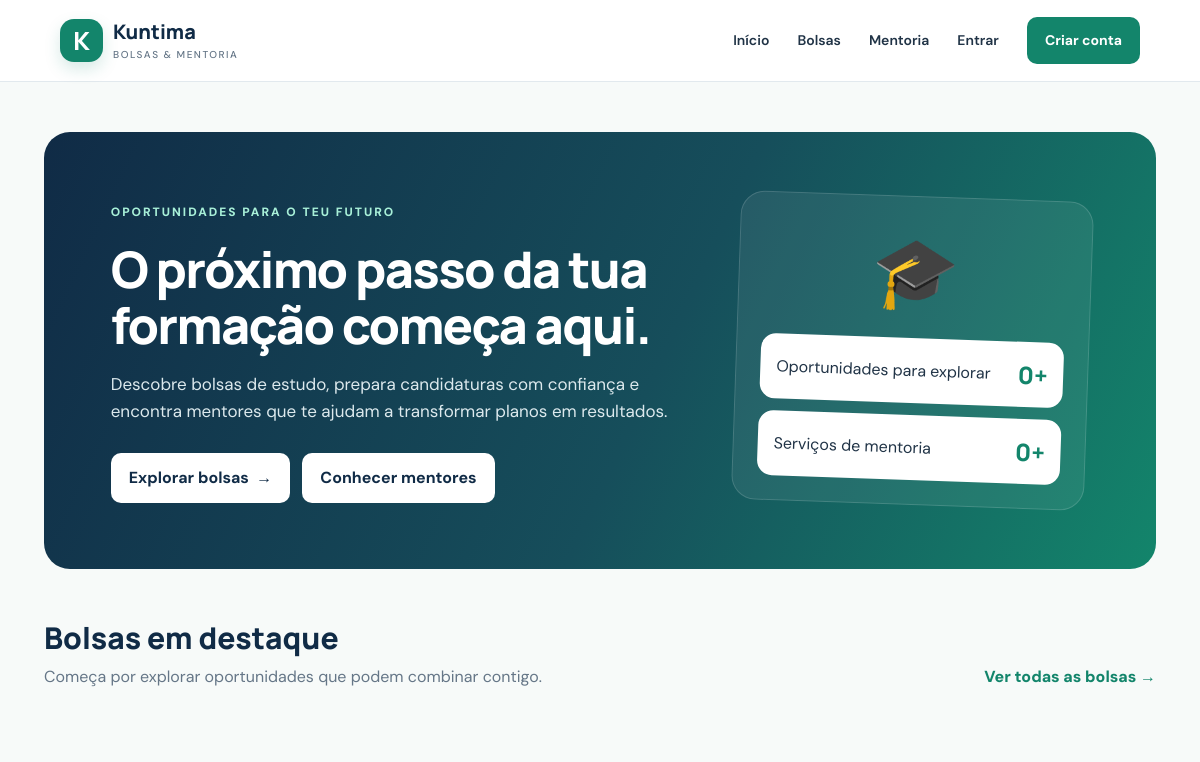
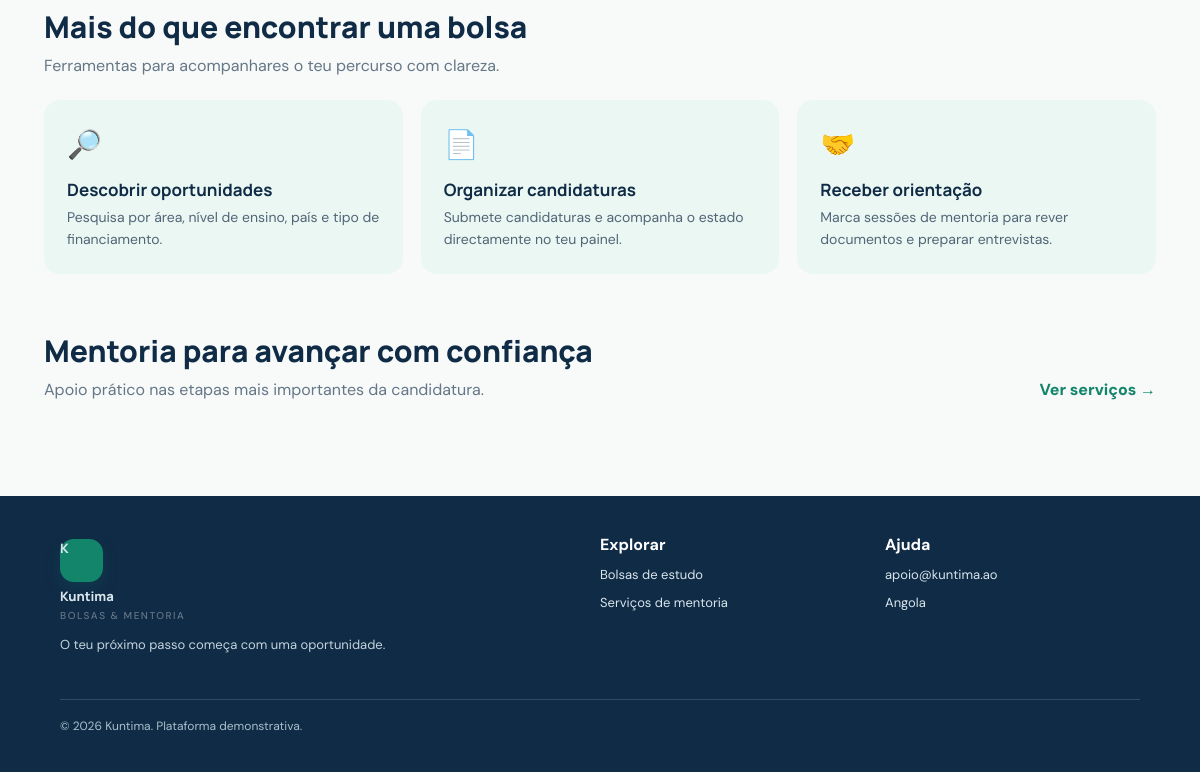
Before: / with the older database file (2 pictures, top to bottom).
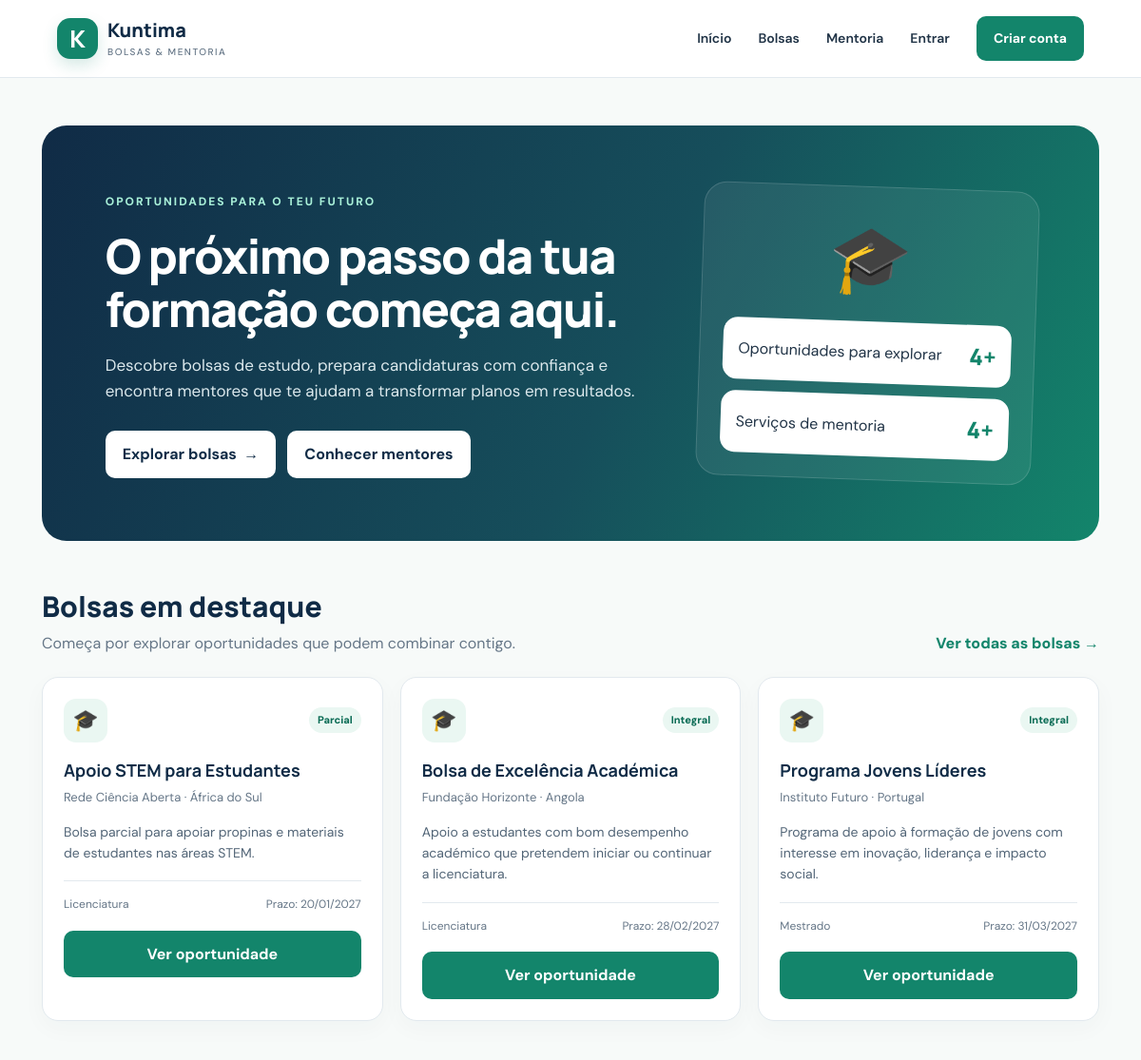
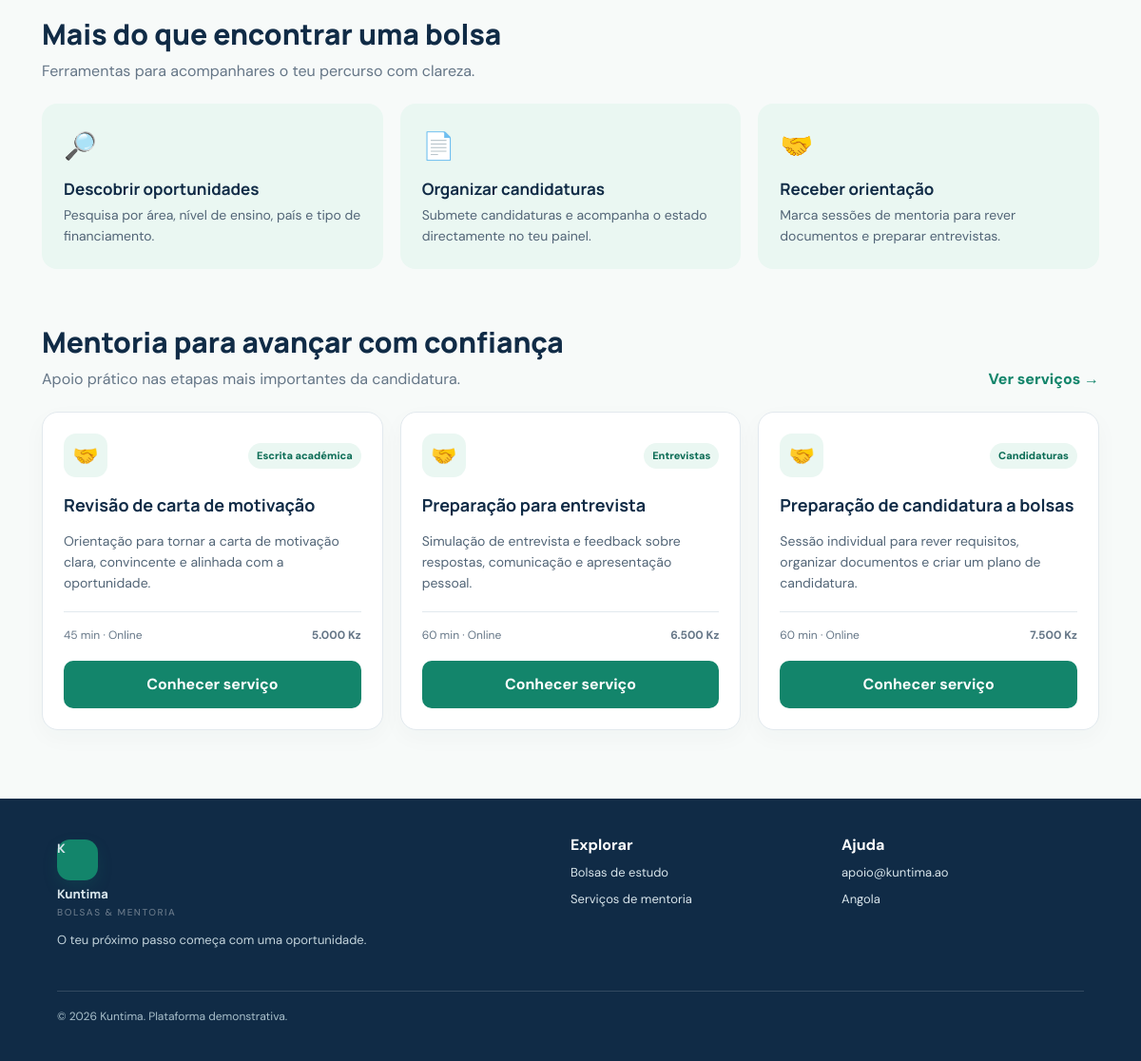
After: the same page with the newer database file (2 pictures, top to bottom).
### tables this page shows
CREATE TABLE IF NOT EXISTS bolsa (
 id INT UNSIGNED AUTO_INCREMENT PRIMARY KEY,
 title VARCHAR(180) NOT NULL,
 organization VARCHAR(160) NOT NULL,
 country VARCHAR(100) NOT NULL DEFAULT 'Angola',
 study_level VARCHAR(100) NOT NULL,
 field VARCHAR(120) NOT NULL,
 funding_type ENUM('Integral','Parcial','Propina','Investigação') NOT NULL DEFAULT 'Integral',
 deadline DATE NULL,
 description TEXT NOT NULL,
 requirements TEXT NULL,
 application_url VARCHAR(500) NULL,
 status ENUM('published','draft','closed') NOT NULL DEFAULT 'published',
 created_at TIMESTAMP DEFAULT CURRENT_TIMESTAMP
);

CREATE TABLE IF NOT EXISTS servico_mentoria (
 id INT UNSIGNED AUTO_INCREMENT PRIMARY KEY,
 mentor_id INT UNSIGNED NULL,
 title VARCHAR(180) NOT NULL,
 category VARCHAR(100) NOT NULL,
 description TEXT NOT NULL,
 price DECIMAL(10,2) NOT NULL DEFAULT 0,
 duration_minutes SMALLINT UNSIGNED NOT NULL DEFAULT 60,
 delivery ENUM('Online','Presencial','Online e presencial') NOT NULL DEFAULT 'Online',
 status ENUM('published','draft') NOT NULL DEFAULT 'published',
 created_at TIMESTAMP DEFAULT CURRENT_TIMESTAMP,
 CONSTRAINT fk_service_mentor FOREIGN KEY (mentor_id) REFERENCES users(id) ON DELETE SET NULL
);

### config.php (called while the page is built, shortened)
<?php
function e($value): string { return htmlspecialchars((string)$value, ENT_QUOTES, 'UTF-8'); }
function logged_in(): bool { return !empty($_SESSION['user']); }

### index.php (the view)
<?php require_once 'config.php'; $page_title='Kuntima | Bolsas de estudo e mentoria'; $pdo=db(); $bolsa=$pdo->query("SELECT * FROM bolsa WHERE status='published' AND (deadline IS NULL OR deadline>=CURDATE()) ORDER BY deadline IS NULL, deadline LIMIT 3")->fetchAll(); $services=$pdo->query("SELECT * FROM servico_mentoria WHERE status='published' ORDER BY price LIMIT 3")->fetchAll(); require_once 'header.php'; ?>
<section class="hero"><div><span class="eyebrow">Oportunidades para o teu futuro</span><h1>O próximo passo da tua formação começa aqui.</h1><p>Descobre bolsas de estudo, prepara candidaturas com confiança e encontra mentores que te ajudam a transformar planos em resultados.</p><div class="hero-actions"><a class="btn-light" href="bolsas.php">Explorar bolsas&nbsp; →</a><a class="btn-light" href="mentoria.php">Conhecer mentores</a></div></div><div class="hero-art"><div class="big-icon">🎓</div><div class="mini-stat"><span>Oportunidades para explorar</span><strong><?=$pdo->query("SELECT COUNT(*) FROM bolsa WHERE status='published'")->fetchColumn()?>+</strong></div><div class="mini-stat"><span>Serviços de mentoria</span><strong><?=$pdo->query("SELECT COUNT(*) FROM servico_mentoria WHERE status='published'")->fetchColumn()?>+</strong></div></div></section>
<section class="section"><div class="section-head"><div><h2>Bolsas em destaque</h2><p>Começa por explorar oportunidades que podem combinar contigo.</p></div><a class="text-link" href="bolsas.php">Ver todas as bolsas →</a></div><div class="grid"><?php foreach($bolsa as $s): ?><article class="card"><div class="card-top"><div class="org-icon">🎓</div><span class="tag"><?=e($s['funding_type'])?></span></div><h3><?=e($s['title'])?></h3><div class="muted"><?=e($s['organization'])?> · <?=e($s['country'])?></div><p><?=e(mb_strimwidth($s['description'],0,130,'…','UTF-8'))?></p><div class="card-meta"><span><?=e($s['study_level'])?></span><span>Prazo: <?= $s['deadline']?e(date('d/m/Y',strtotime($s['deadline']))):'A confirmar' ?></span></div><a class="btn-primary" href="bolsa.php?id=<?=$s['id']?>">Ver oportunidade</a></article><?php endforeach; ?></div></section>
<section class="section"><div class="section-head"><div><h2>Mais do que encontrar uma bolsa</h2><p>Ferramentas para acompanhares o teu percurso com clareza.</p></div></div><div class="features"><div class="feature"><div class="feature-icon">🔎</div><h3>Descobrir oportunidades</h3><p>Pesquisa por área, nível de ensino, país e tipo de financiamento.</p></div><div class="feature"><div class="feature-icon">📄</div><h3>Organizar candidaturas</h3><p>Submete candidaturas e acompanha o estado directamente no teu painel.</p></div><div class="feature"><div class="feature-icon">🤝</div><h3>Receber orientação</h3><p>Marca sessões de mentoria para rever documentos e preparar entrevistas.</p></div></div></section>
<section class="section"><div class="section-head"><div><h2>Mentoria para avançar com confiança</h2><p>Apoio prático nas etapas mais importantes da candidatura.</p></div><a class="text-link" href="mentoria.php">Ver serviços →</a></div><div class="grid"><?php foreach($services as $m): ?><article class="card"><div class="card-top"><div class="org-icon">🤝</div><span class="tag"><?=e($m['category'])?></span></div><h3><?=e($m['title'])?></h3><p><?=e(mb_strimwidth($m['description'],0,130,'…','UTF-8'))?></p><div class="card-meta"><span><?=e($m['duration_minutes'])?> min · <?=e($m['delivery'])?></span><strong><?=number_format((float)$m['price'],0,',','.')?> Kz</strong></div><a class="btn-primary" href="mentoria.php">Conhecer serviço</a></article><?php endforeach; ?></div></section>
<?php require_once 'footer.php'; ?>

### header.php
<?php $page_title=$page_title??'Kuntima | Bolsas & Mentoria'; $flash=take_flash(); ?>
<!doctype html><html lang="pt-ao"><head><meta charset="utf-8"><meta name="viewport" content="width=device-width,initial-scale=1"><title><?=e($page_title)?></title><link rel="stylesheet" href="style.css"></head><body>
<header class="topbar"><a class="brand" href="index.php"><span class="brand-mark">K</span><span>Kuntima<small>Bolsas & Mentoria</small></span></a><button class="menu-toggle" onclick="document.querySelector('.navlinks').classList.toggle('open')" aria-label="Abrir menu">☰</button><nav class="navlinks"><a href="index.php">Início</a><a href="bolsas.php">Bolsas</a><a href="mentoria.php">Mentoria</a><?php if(logged_in()): ?><a href="painel.php">Meu painel</a><?php if(($_SESSION['user']['role']??'')==='admin'): ?><a href="admin.php">Administração</a><?php endif; ?><a class="nav-cta" href="logout.php">Sair</a><?php else: ?><a href="login.php">Entrar</a><a class="nav-cta" href="registar.php">Criar conta</a><?php endif; ?></nav></header>
<main class="page-wrap"><?php if($flash): ?><div class="alert <?=e($flash['type'])?>"><?=e($flash['message'])?></div><?php endif; ?>

### footer.php
</main><footer class="footer"><div><a class="brand footer-brand" href="index.php"><span class="brand-mark">K</span><span>Kuntima<small>Bolsas & Mentoria</small></span></a><p>O teu próximo passo começa com uma oportunidade.</p></div><div><strong>Explorar</strong><a href="bolsas.php">Bolsas de estudo</a><a href="mentoria.php">Serviços de mentoria</a></div><div><strong>Ajuda</strong><a href="mailto:apoio@kuntima.ao">apoio@kuntima.ao</a><span>Angola</span></div><div class="copyright">© <?=date('Y')?> Kuntima. Plataforma demonstrativa.</div></footer><script src="assets/app.js"></script></body></html>

### style.css (style rules this page uses)
:root { --navy:#102b46;--green:#13856b;--green2:#0b6c55;--mint:#eaf7f2;--ink:#203346;--muted:#657687;--line:#e2e9ee;--bg:#f7faf9;--white:#fff;--gold:#f4b740 }
* { box-sizing:border-box }
body { margin:0;background:var(--bg);font-family:'DM Sans',sans-serif;color:var(--ink);line-height:1.6 }
a { color:inherit;text-decoration:none }
.topbar { height:82px;background:#fff;border-bottom:1px solid var(--line);display:flex;align-items:center;justify-content:space-between;padding:0 max(calc((100vw - 1160px)/2),5%);gap:28px;position:sticky;top:0;z-index:20 }
.brand { display:flex;align-items:center;gap:10px;font:800 20px Manrope,sans-serif;color:var(--navy);line-height:1.15 }
.brand small { display:block;font:500 10px 'DM Sans',sans-serif;color:var(--muted);letter-spacing:1.5px;text-transform:uppercase;margin-top:5px }
.brand-mark { display:grid;place-items:center;width:43px;height:43px;border-radius:14px;background:var(--green);color:white;font:800 25px Manrope;box-shadow:0 7px 16px #13856b2b }
.navlinks { display:flex;align-items:center;gap:28px;font-weight:600;font-size:14px }
.navlinks .nav-cta,.btn-primary { background:var(--green);color:#fff;padding:12px 18px;border-radius:10px;display:inline-flex;justify-content:center;align-items:center;border:0;font-weight:700;cursor:pointer }
.page-wrap { max-width:1160px;margin:0 auto;padding:28px 24px 64px }
.hero { margin-top:22px;background:linear-gradient(115deg,#102b46 0%,#164e5b 55%,#13856b 100%);border-radius:26px;color:white;padding:64px 6%;display:grid;grid-template-columns:1.25fr .75fr;gap:36px;align-items:center;overflow:hidden;position:relative }
.eyebrow { color:#a8f0d8;text-transform:uppercase;font-size:12px;font-weight:800;letter-spacing:2px }
.hero h1 { font:800 clamp(35px,4.2vw,55px)/1.12 Manrope,sans-serif;letter-spacing:-1.7px;margin:17px 0 }
.hero p { color:#dce9ed;font-size:17px;max-width:600px }
.hero-actions { display:flex;gap:12px;flex-wrap:wrap;margin-top:28px }
.btn-light { background:white;color:var(--navy);padding:12px 18px;border-radius:10px;font-weight:700 }
.hero-art { background:#ffffff12;border:1px solid #ffffff25;border-radius:24px;padding:24px;transform:rotate(2deg) }
.hero-art .big-icon { font-size:70px;text-align:center;line-height:1.5 }
.mini-stat { background:#fff;color:var(--ink);padding:16px;border-radius:15px;margin-top:12px;display:flex;justify-content:space-between;align-items:center }
.mini-stat strong { font:800 24px Manrope;color:var(--green) }
.section { padding:48px 0 8px }
.section-head { display:flex;justify-content:space-between;align-items:end;gap:20px;margin-bottom:22px }
.section h2,.page-heading h1 { font:800 30px Manrope;color:var(--navy);margin:0 }
.section-head p,.page-heading p { margin:6px 0 0;color:var(--muted) }
.text-link { color:var(--green);font-weight:800 }
.grid { display:grid;grid-template-columns:repeat(3,minmax(0,1fr));gap:18px }
.card { background:#fff;border:1px solid var(--line);border-radius:17px;padding:22px;box-shadow:0 8px 25px #16344b08 }
.card-top { display:flex;justify-content:space-between;align-items:center;gap:10px }
.org-icon { display:grid;place-items:center;width:46px;height:46px;border-radius:13px;background:var(--mint);font-size:22px }
.tag { display:inline-flex;background:var(--mint);color:var(--green2);font-size:11px;font-weight:800;padding:5px 9px;border-radius:20px }
.card h3 { font:700 18px/1.35 Manrope;color:var(--navy);margin:17px 0 7px }
.muted { color:var(--muted);font-size:13px }
.card p { font-size:14px;color:#526577 }
.card-meta { border-top:1px solid var(--line);margin-top:18px;padding-top:15px;display:flex;justify-content:space-between;gap:10px;font-size:12px;color:var(--muted) }
.card .btn-primary { width:100%;margin-top:17px }
.features { display:grid;grid-template-columns:repeat(3,1fr);gap:18px }
.feature { background:var(--mint);padding:23px;border-radius:16px }
.feature .feature-icon { font-size:28px }
.feature h3 { font:700 17px Manrope;color:var(--navy);margin:10px 0 5px }
.feature p { font-size:14px;color:#526577;margin:0 }
.footer { background:#102b46;color:#d8e5eb;padding:36px max(calc((100vw - 1112px)/2),5%);display:grid;grid-template-columns:2fr 1fr 1fr;gap:30px }
.footer a,.footer span { display:block;font-size:13px;color:#d8e5eb;margin:7px 0 }
.footer strong { color:white }
.footer p { color:#c3d4dc;font-size:13px }
.footer-brand { color:white }
.copyright { grid-column:1/-1;border-top:1px solid #ffffff24;padding-top:17px;font-size:12px;color:#a9c0cb }

Changed rows visible on the page:
added bolsa: funding_type "Parcial", title "Apoio STEM para Estudantes", organization "Rede Ciência Aberta", country "África do Sul", description "Bolsa parcial para apoiar propinas e materiais de estudantes nas áreas STEM.", study_level "Licenciatura", deadline "20/01/2027"
added bolsa: funding_type "Integral", title "Bolsa de Excelência Académica", organization "Fundação Horizonte", country "Angola", description "Apoio a estudantes com bom desempenho académico que pretendem iniciar ou continuar a licenciatura.", study_level "Licenciatura", deadline "28/02/2027"
added bolsa: funding_type "Integral", title "Programa Jovens Líderes", organization "Instituto Futuro", country "Portugal", description "Programa de apoio à formação de jovens com interesse em inovação, liderança e impacto social.", study_level "Mestrado", deadline "31/03/2027"
added servico_mentoria: category "Escrita académica", title "Revisão de carta de motivação", description "Orientação para tornar a carta de motivação clara, convincente e alinhada com a oportunidade.", duration_minutes "45", delivery "Online", price "5.000"
added servico_mentoria: category "Entrevistas", title "Preparação para entrevista", description "Simulação de entrevista e feedback sobre respostas, comunicação e apresentação pessoal.", duration_minutes "60", delivery "Online", price "6.500"
added servico_mentoria: category "Candidaturas", title "Preparação de candidatura a bolsas", description "Sessão individual para rever requisitos, organizar documentos e criar um plano de candidatura.", duration_minutes "60", delivery "Online", price "7.500"
Other visible differences:
text no longer shown: "0 0"
text now shown: "4 4"
